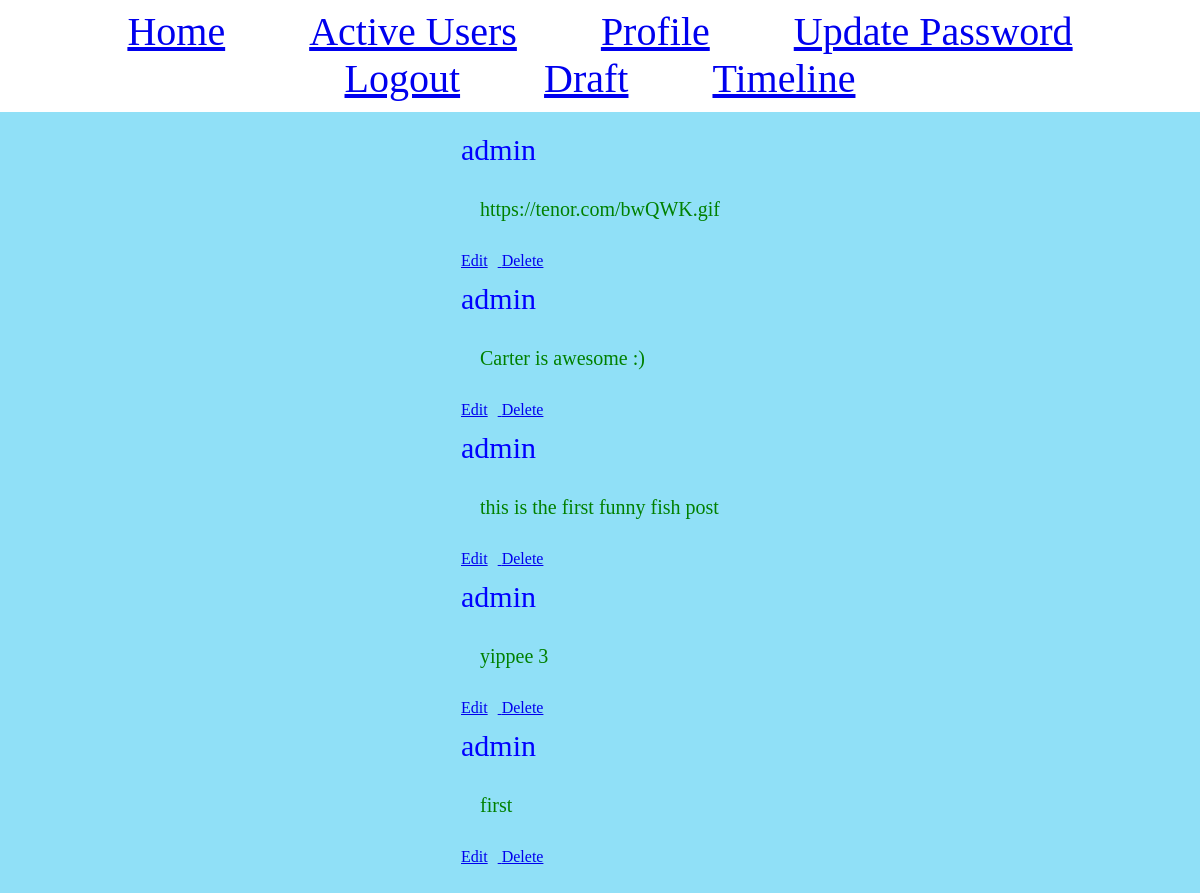
The app's page /profile (signed in) with its own data.
### test.py (models this page shows)
class Posts(db.Model):
    id = db.Column(db.Integer, primary_key=True)
    username = db.Column(db.Integer, unique=False)
    post = db.Column(db.String(250))

### test.py (the view)
@app.route('/profile', methods=['GET','POST'])
@login_required
def profile():
    if request.method == 'GET':
        loggedin = current_user.is_authenticated
        user = current_user
        username = user.username
        P = Posts.query.filter_by(username=username).all()
        P.reverse()
        return render_template('profile.html', posts=P, loggedin=loggedin)

### test.py (called while the page is built)
@login_manager.user_loader
def load_user(uid):
    user = User.query.filter_by(id=uid).first()
    return user

### templates/profile.html (shortened to what this page needs)
<!DOCTYPE html>
<html lang="en">
<head>
    <link href="/static/style.css" rel="stylesheet">
</head>
<body>
{% extends "navbar.html" %}
{% block content %}
<table id="posts">
{% for post in posts %}
   <tr>
       <td class="username">{{post.username}}</td>
   </tr>
    <tr>
        <td class="text">{{post.post}}</td>
    </tr>
    <tr>
        <td><a class="edit" href="/edit/{{post.id}}"> Edit</a><a class="edit" href="/delete/{{post.id}}" style="padding: 10px;"> Delete </a></td>
    </tr>
{%endfor%}
{% endblock %}

### static/style.css (style rules this page uses)
body { background-color: #90E0F7; }
#posts { margin-left: auto; margin-right: auto; padding: 20px; }
.username { font-size: 30px; color: blue; font-weight: bold padding: 20px; }
.text { color: green; padding: 20px; font-size: 20px; }
table { border-spacing: 10px; }

### records on screen
Posts: username "admin", post "https://tenor.com/bwQWK.gif"
Posts: username "admin", post "Carter is awesome :)"
Posts: username "admin", post "this is the first funny fish post"
Posts: username "admin", post "yippee 3"
Posts: username "admin", post "first"
